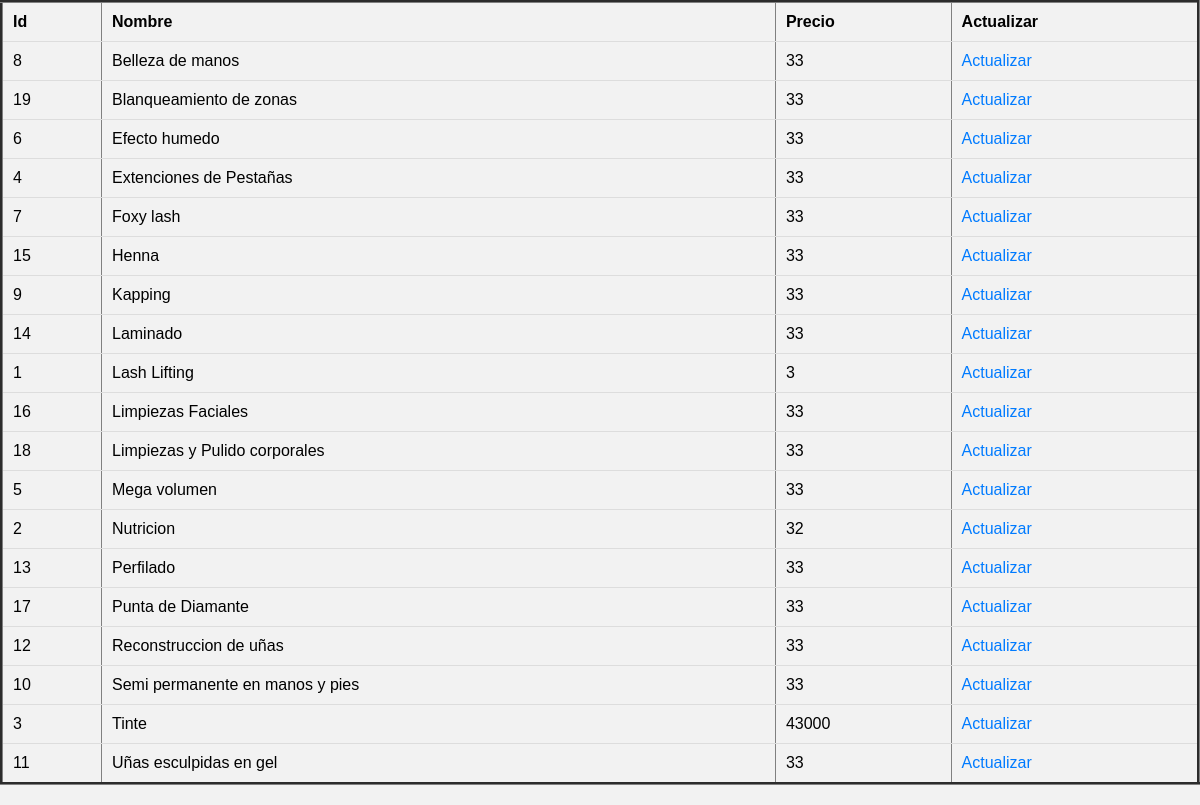
/admin/index.php (signed in), run on the app's committed database.
### tables this page shows
CREATE TABLE `autoprecio` (
  `id` int(2) NOT NULL,
  `nombre` varchar(55) NOT NULL,
  `precio` int(20) NOT NULL
);

### admin/index.php (the view, shortened to what this page needs)
<!DOCTYPE html>
<html lang="es">
<head>
    <link rel="stylesheet" href="styles.css">
</head>
<body>
    <?php
        include('conexion.php');
        $sel="SELECT id, nombre ,precio FROM autoprecio order by nombre";
        $resultado= $conex->query($sel);
    ?>
    <table border='3'>
        <tr>
            <th>Id</th>
            <th>Nombre</th>
            <th>Precio</th>
            <th>Actualizar</th>
        </tr>
        <?php
            while ($fila = $resultado ->fetch_assoc()) {
        ?>
        <tr>
            <td><?php echo $fila['id']?></td>
            <td><?php echo $fila['nombre']?></td>
            <td><?php echo $fila['precio']?></td>
            <td><a href='modificar.php?id=<?php echo $fila['id'] ?>'>Actualizar</a></td>
        </tr>
    <?php
    }
    ?>
</body>
</html>

### admin/styles.css (style rules this page uses)
body { font-family: Arial, sans-serif; background-color: #f2f2f2; margin: 0; padding: 0; }
table { width: 100%; border-collapse: collapse; margin-bottom: 20px; }
th, td { padding: 10px; border-bottom: 1px solid #ddd; }
th { background-color: #f2f2f2; font-weight: bold; text-align: left; }
a { color: #007bff; text-decoration: none; }

### data on the page
autoprecio: id "8", nombre "Belleza de manos", precio "33"
autoprecio: id "19", nombre "Blanqueamiento de zonas", precio "33"
autoprecio: id "6", nombre "Efecto humedo", precio "33"
autoprecio: id "4", nombre "Extenciones de Pestañas", precio "33"
autoprecio: id "7", nombre "Foxy lash", precio "33"
autoprecio: id "15", nombre "Henna", precio "33"
autoprecio: id "9", nombre "Kapping", precio "33"
autoprecio: id "14", nombre "Laminado", precio "33"
autoprecio: id "1", nombre "Lash Lifting", precio "3"
autoprecio: id "16", nombre "Limpiezas Faciales", precio "33"
autoprecio: id "18", nombre "Limpiezas y Pulido corporales", precio "33"
autoprecio: id "5", nombre "Mega volumen", precio "33"
autoprecio: id "2", nombre "Nutricion", precio "32"
autoprecio: id "13", nombre "Perfilado", precio "33"
autoprecio: id "17", nombre "Punta de Diamante", precio "33"
autoprecio: id "12", nombre "Reconstruccion de uñas", precio "33"
autoprecio: id "10", nombre "Semi permanente en manos y pies", precio "33"
autoprecio: id "3", nombre "Tinte", precio "43000"
autoprecio: id "11", nombre "Uñas esculpidas en gel", precio "33"
